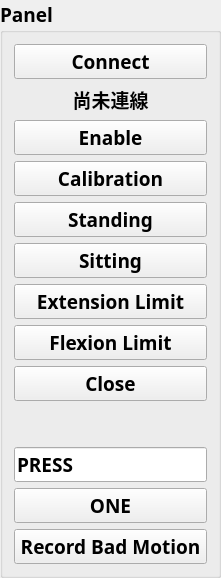
     <widget class="QGroupBox" name="groupBox_2">
      <property name="maximumSize">
       <size>
        <width>300</width>
        <height>16777215</height>
       </size>
      </property>
      <property name="font">
       <font>
        <family>微軟正黑體</family>
        <pointsize>14</pointsize>
        <weight>75</weight>
        <bold>true</bold>
       </font>
      </property>
      <property name="title">
       <string>Panel</string>
      </property>
      <layout class="QGridLayout" name="gridLayout_13">
       <item row="8" column="0">
        <widget class="QPushButton" name="pushButton_close">
         <property name="font">
          <font>
           <family>微軟正黑體</family>
           <pointsize>14</pointsize>
           <weight>75</weight>
           <bold>true</bold>
          </font>
         </property>
         <property name="text">
          <string>Close</string>
         </property>
        </widget>
       </item>
       <item row="2" column="0">
        <widget class="QPushButton" name="pushButton_enable">
         <property name="font">
          <font>
           <family>微軟正黑體</family>
           <pointsize>14</pointsize>
           <weight>75</weight>
           <bold>true</bold>
          </font>
         </property>
         <property name="text">
          <string>Enable</string>
         </property>
         <property name="checkable">
          <bool>true</bool>
         </property>
         <property name="checked">
          <bool>false</bool>
         </property>
         <property name="autoRepeat">
          <bool>false</bool>
         </property>
         <property name="default">
          <bool>false</bool>
         </property>
         <property name="flat">
          <bool>false</bool>
         </property>
        </widget>
       </item>
       <item row="4" column="0">
        <widget class="QPushButton" name="pushButton_standing">
         <property name="font">
          <font>
           <family>微軟正黑體</family>
           <pointsize>14</pointsize>
           <weight>75</weight>
           <bold>true</bold>
          </font>
         </property>
         <property name="text">
          <string>Standing</string>
         </property>
        </widget>
       </item>
       <item row="6" column="0">
        <widget class="QPushButton" name="pushButton_extension">
         <property name="font">
          <font>
           <family>微軟正黑體</family>
           <pointsize>14</pointsize>
           <weight>75</weight>
           <bold>true</bold>
          </font>
         </property>
         <property name="text">
          <string>Extension Limit</string>
         </property>
        </widget>
       </item>
       <item row="0" column="0">
        <widget class="QPushButton" name="pushButton_connect">
         <property name="font">
          <font>
           <family>微軟正黑體</family>
           <pointsize>14</pointsize>
           <weight>75</weight>
           <bold>true</bold>
          </font>
         </property>
         <property name="text">
          <string>Connect</string>
         </property>
         <property name="autoDefault">
          <bool>false</bool>
         </property>
        </widget>
       </item>
       <item row="1" column="0">
        <widget class="QLabel" name="label_connection">
         <property name="font">
          <font>
           <family>微軟正黑體</family>
           <pointsize>14</pointsize>
           <weight>75</weight>
           <bold>true</bold>
          </font>
         </property>
         <property name="text">
          <string>尚未連線</string>
         </property>
         <property name="textFormat">
          <enum>Qt::PlainText</enum>
         </property>
         <property name="alignment">
          <set>Qt::AlignCenter</set>
         </property>
        </widget>
       </item>
       <item row="12" column="0">
        <widget class="QPushButton" name="pushButton_period">
         <property name="text">
          <string>ONE</string>
         </property>
        </widget>
       </item>
       <item row="13" column="0">
        <widget class="QPushButton" name="pushButton_record">
         <property name="text">
          <string>Record Bad Motion</string>
         </property>
        </widget>
       </item>
       <item row="5" column="0">
        <widget class="QPushButton" name="pushButton_sitting">
         <property name="font">
          <font>
           <family>微軟正黑體</family>
           <pointsize>14</pointsize>
           <weight>75</weight>
           <bold>true</bold>
          </font>
         </property>
         <property name="text">
          <string>Sitting</string>
         </property>
        </widget>
       </item>
       <item row="7" column="0">
        <widget class="QPushButton" name="pushButton_flexion">
         <property name="font">
          <font>
           <family>微軟正黑體</family>
           <pointsize>14</pointsize>
           <weight>75</weight>
           <bold>true</bold>
          </font>
         </property>
         <property name="text">
          <string>Flexion Limit</string>
         </property>
        </widget>
       </item>
       <item row="3" column="0">
        <widget class="QPushButton" name="pushButton_calibration">
         <property name="font">
          <font>
           <family>微軟正黑體</family>
           <pointsize>14</pointsize>
           <weight>75</weight>
           <bold>true</bold>
          </font>
         </property>
         <property name="text">
          <string>Calibration</string>
         </property>
        </widget>
       </item>
       <item row="11" column="0">
        <widget class="QLineEdit" name="lineEdit">
         <property name="text">
          <string>PRESS</string>
         </property>
        </widget>
       </item>
       <item row="10" column="0">
        <spacer name="verticalSpacer">
         <property name="font">
          <font>
           <family>微軟正黑體</family>
           <pointsize>14</pointsize>
           <weight>75</weight>
           <bold>true</bold>
          </font>
         </property>
         <property name="orientation">
          <enum>Qt::Vertical</enum>
         </property>
         <property name="sizeHint" stdset="0">
          <size>
           <width>20</width>
           <height>40</height>
          </size>
         </property>
        </spacer>
       </item>
      </layout>
     </widget>
